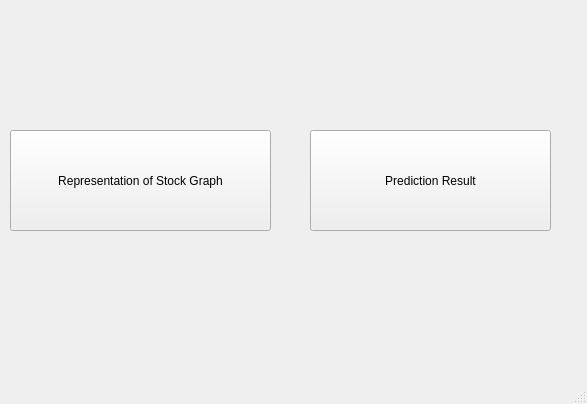
<?xml version="1.0" encoding="UTF-8"?>
<ui version="4.0">
 <class>MainWindow</class>
 <widget class="QMainWindow" name="MainWindow">
  <property name="geometry">
   <rect>
    <x>0</x>
    <y>0</y>
    <width>587</width>
    <height>404</height>
   </rect>
  </property>
  <property name="windowTitle">
   <string>MainWindow</string>
  </property>
  <widget class="QWidget" name="centralwidget">
   <widget class="QPushButton" name="pushButton">
    <property name="geometry">
     <rect>
      <x>10</x>
      <y>130</y>
      <width>261</width>
      <height>101</height>
     </rect>
    </property>
    <property name="text">
     <string>Representation of Stock Graph</string>
    </property>
   </widget>
   <widget class="QPushButton" name="pushButton_2">
    <property name="geometry">
     <rect>
      <x>310</x>
      <y>130</y>
      <width>241</width>
      <height>101</height>
     </rect>
    </property>
    <property name="text">
     <string>Prediction Result</string>
    </property>
   </widget>
  </widget>
  <widget class="QMenuBar" name="menubar">
   <property name="geometry">
    <rect>
     <x>0</x>
     <y>0</y>
     <width>587</width>
     <height>22</height>
    </rect>
   </property>
  </widget>
  <widget class="QStatusBar" name="statusbar"/>
 </widget>
 <resources/>
 <connections/>
</ui>
